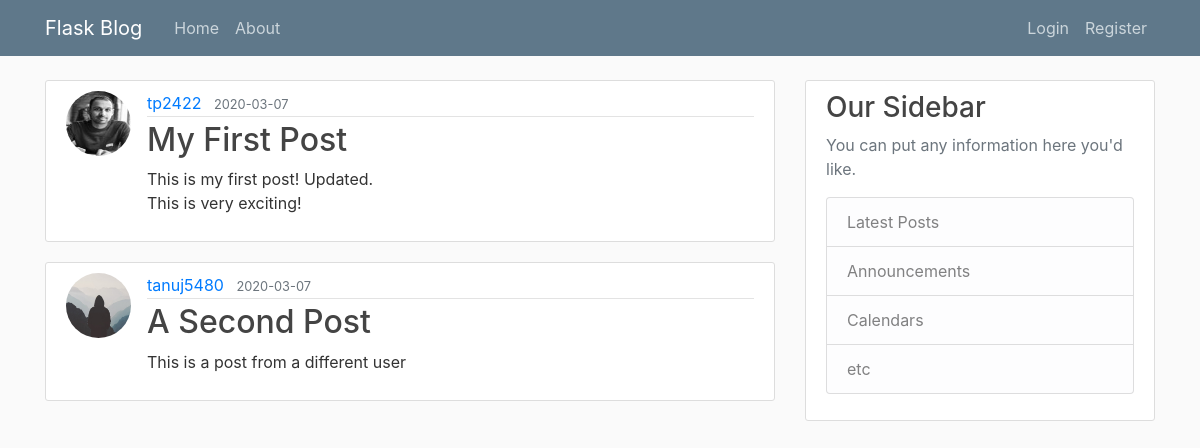
The page /home on the database its author committed.
### flaskblog/models.py (models this page shows, shortened)
class Post(db.Model):
	id = db.Column(db.Integer, primary_key=True)
	title = db.Column(db.String(100), nullable=False)
	date_posted = db.Column(db.DateTime, nullable=False, default=datetime.utcnow)
	content = db.Column(db.Text, nullable=False)
	user_id = db.Column(db.Integer, db.ForeignKey('user.id'), nullable=False)

class User(db.Model, UserMixin):
	id = db.Column(db.Integer, primary_key=True)
	username = db.Column(db.String(20), unique= True, nullable = False)
	email = db.Column(db.String(120), unique=True, nullable=False)
	image_file = db.Column(db.String(20), nullable=False, default='default.jpg')
	password = db.Column(db.String(60), nullable=False)
	posts = db.relationship('Post', backref='author', lazy=True)

### flaskblog/routes.py (the view)
@app.route('/')
@app.route('/home')
def home():
	posts = Post.query.all()
	return render_template('home.html', posts=posts)

### flaskblog/templates/home.html
{% extends "layout.html" %}
{% block content %}
	{% for post in posts%}
		<article class="media content-section">
		<img class="rounded-circle article-img" src="{{ url_for('static', filename='profile_pics/' + post.author.image_file) }}">
		  <div class="media-body">
		    <div class="article-metadata">
		      <a class="mr-2" href="#">{{ post.author.username }}</a>
		      <small class="text-muted">{{ post.date_posted.strftime('%Y-%m-%d') }}</small>
		    </div>
		    <h2><a class="article-title" href="{{ url_for('post', post_id=post.id) }}">{{ post.title }}</a></h2>
		    <p class="article-content">{{ post.content }}</p>
		  </div>
		</article>
	{% endfor %}
{% endblock content %}

### flaskblog/templates/layout.html (shortened to what this page needs)
<!DOCTYPE html>
<html>
<head>
    <link rel="stylesheet" href="https://stackpath.bootstrapcdn.com/bootstrap/4.4.1/css/bootstrap.min.css">
    <link rel="stylesheet" type="text/css" href="{{ url_for('static', filename='main.css')}}">
</head>
<body>
	<header class="site-header">
	  <nav class="navbar navbar-expand-md navbar-dark bg-steel fixed-top">
	    <div class="container">
	      <a class="navbar-brand mr-4" href="/">Flask Blog</a>
	      <div class="collapse navbar-collapse" id="navbarToggle">
	        <div class="navbar-nav mr-auto">
	          <a class="nav-item nav-link" href="{{ url_for('home') }}">Home</a>
	          <a class="nav-item nav-link" href="{{ url_for('about') }}">About</a>
	        </div>
	        <div class="navbar-nav">
	        	{% if current_user.is_authenticated %}
  	        	 <a class="nav-item nav-link" href="{{ url_for('new_post') }}">New Post</a>
	        	 <a class="nav-item nav-link" href="{{ url_for('account') }}">Account</a>
		          <a class="nav-item nav-link" href="{{ url_for('logout') }}">Logout</a>
	        	{% else %}
		          <a class="nav-item nav-link" href="{{ url_for('login') }}">Login</a>
		          <a class="nav-item nav-link" href="{{ url_for('register') }}">Register</a>
		        {% endif %}
	        </div>
	      </div>
	    </div>
	  </nav>
	</header>
	<main role="main" class="container">
      <div class="row">
        <div class="col-md-8">
          {% block content %}{% endblock %}
        </div>
        <div class="col-md-4">
          <div class="content-section">
            <h3>Our Sidebar</h3>
            <p class='text-muted'>You can put any information here you'd like.
              <ul class="list-group">
                <li class="list-group-item list-group-item-light">Latest Posts</li>
                <li class="list-group-item list-group-item-light">Announcements</li>
                <li class="list-group-item list-group-item-light">Calendars</li>
                <li class="list-group-item list-group-item-light">etc</li>
              </ul>
            </p>
          </div>
        </div>
      </div>
    </main>
  </body>
</body>
</html>

### flaskblog/static/main.css (style rules this page uses)
body { background: #fafafa; color: #333333; margin-top: 5rem; }
h1, h2, h3, h4, h5, h6 { color: #444444; }
.bg-steel { background-color: #5f788a; }
.site-header .navbar-nav .nav-link { color: #cbd5db; }
.content-section { background: #ffffff; padding: 10px 20px; border: 1px solid #dddddd; border-radius: 3px; margin-bottom: 20px; }
.article-title { color: #444444; }
.article-content { white-space: pre-line; }
.article-img { height: 65px; width: 65px; margin-right: 16px; }
.article-metadata { padding-bottom: 1px; margin-bottom: 4px; border-bottom: 1px solid #e3e3e3 }

### rows shown on the page
Post: image_file (picture), author.username "tp2422", date_posted "2020-03-07", title "My First Post", content "This is my first post! Updated. This is very exciting!"
Post: image_file (placeholder picture), author.username "tanuj5480", date_posted "2020-03-07", title "A Second Post", content "This is a post from a different user"
